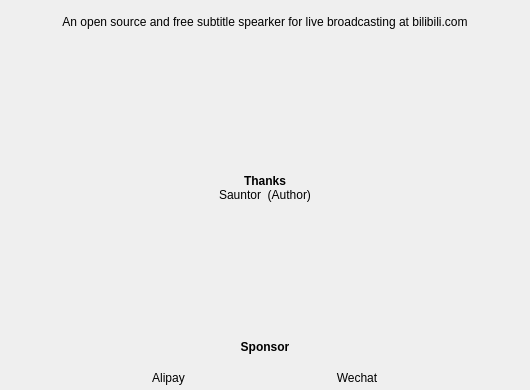
<?xml version="1.0" encoding="UTF-8"?>
<ui version="4.0">
 <class>QiliThanksDialog</class>
 <widget class="QDialog" name="QiliThanksDialog">
  <property name="geometry">
   <rect>
    <x>0</x>
    <y>0</y>
    <width>530</width>
    <height>390</height>
   </rect>
  </property>
  <property name="windowTitle">
   <string>About Qili</string>
  </property>
  <property name="windowIcon">
   <iconset resource="../Widgets/QiliWidgets.qrc">
    <normaloff>:/images/qili.png</normaloff>:/images/qili.png</iconset>
  </property>
  <layout class="QVBoxLayout" name="verticalLayout_5" stretch="0,1,3,0,3,0">
   <property name="spacing">
    <number>0</number>
   </property>
   <property name="leftMargin">
    <number>0</number>
   </property>
   <property name="topMargin">
    <number>0</number>
   </property>
   <property name="rightMargin">
    <number>0</number>
   </property>
   <property name="bottomMargin">
    <number>0</number>
   </property>
   <item>
    <widget class="QiliTitleBar" name="qiliTitleBar" native="true">
     <property name="text" stdset="0">
      <string>About Qili</string>
     </property>
     <property name="qili-widget" stdset="0">
      <string notr="true">titlebar</string>
     </property>
    </widget>
   </item>
   <item>
    <widget class="QLabel" name="about">
     <property name="text">
      <string>An open source and free subtitle spearker for live broadcasting at bilibili.com</string>
     </property>
     <property name="alignment">
      <set>Qt::AlignCenter</set>
     </property>
     <property name="wordWrap">
      <bool>true</bool>
     </property>
    </widget>
   </item>
   <item>
    <spacer name="verticalSpacer_2">
     <property name="orientation">
      <enum>Qt::Vertical</enum>
     </property>
     <property name="sizeHint" stdset="0">
      <size>
       <width>20</width>
       <height>60</height>
      </size>
     </property>
    </spacer>
   </item>
   <item>
    <layout class="QVBoxLayout" name="thanksLayout">
     <item>
      <widget class="QLabel" name="thanksTo">
       <property name="font">
        <font>
         <bold>true</bold>
        </font>
       </property>
       <property name="text">
        <string>Thanks</string>
       </property>
       <property name="alignment">
        <set>Qt::AlignCenter</set>
       </property>
      </widget>
     </item>
     <item>
      <widget class="QLabel" name="authorSauntor">
       <property name="text">
        <string>Sauntor &lt;sauntor@live.com&gt; (Author)</string>
       </property>
       <property name="alignment">
        <set>Qt::AlignCenter</set>
       </property>
      </widget>
     </item>
    </layout>
   </item>
   <item>
    <spacer name="verticalSpacer">
     <property name="orientation">
      <enum>Qt::Vertical</enum>
     </property>
     <property name="sizeHint" stdset="0">
      <size>
       <width>20</width>
       <height>60</height>
      </size>
     </property>
    </spacer>
   </item>
   <item>
    <layout class="QVBoxLayout" name="sponsorLayout" stretch="5,1,2,1,0">
     <item>
      <spacer name="verticalSpacer_4">
       <property name="orientation">
        <enum>Qt::Vertical</enum>
       </property>
       <property name="sizeHint" stdset="0">
        <size>
         <width>20</width>
         <height>5</height>
        </size>
       </property>
      </spacer>
     </item>
     <item>
      <widget class="QLabel" name="sponsor">
       <property name="font">
        <font>
         <bold>true</bold>
        </font>
       </property>
       <property name="text">
        <string>Sponsor</string>
       </property>
       <property name="alignment">
        <set>Qt::AlignCenter</set>
       </property>
      </widget>
     </item>
     <item>
      <spacer name="verticalSpacer_3">
       <property name="orientation">
        <enum>Qt::Vertical</enum>
       </property>
       <property name="sizeHint" stdset="0">
        <size>
         <width>20</width>
         <height>5</height>
        </size>
       </property>
      </spacer>
     </item>
     <item>
      <layout class="QHBoxLayout" name="payLayout">
       <item>
        <spacer name="horizontalSpacer">
         <property name="orientation">
          <enum>Qt::Horizontal</enum>
         </property>
         <property name="sizeHint" stdset="0">
          <size>
           <width>40</width>
           <height>20</height>
          </size>
         </property>
        </spacer>
       </item>
       <item>
        <layout class="QVBoxLayout" name="alipayLayout">
         <item>
          <widget class="QLabel" name="alipyQRCode">
           <property name="maximumSize">
            <size>
             <width>200</width>
             <height>200</height>
            </size>
           </property>
           <property name="baseSize">
            <size>
             <width>128</width>
             <height>128</height>
            </size>
           </property>
           <property name="text">
            <string/>
           </property>
           <property name="pixmap">
            <pixmap resource="QiliApp.qrc">:/images/alipay.png</pixmap>
           </property>
           <property name="scaledContents">
            <bool>true</bool>
           </property>
           <property name="alignment">
            <set>Qt::AlignCenter</set>
           </property>
          </widget>
         </item>
         <item>
          <widget class="QLabel" name="alipay">
           <property name="text">
            <string>Alipay</string>
           </property>
           <property name="alignment">
            <set>Qt::AlignCenter</set>
           </property>
          </widget>
         </item>
        </layout>
       </item>
       <item>
        <spacer name="horizontalSpacer_2">
         <property name="orientation">
          <enum>Qt::Horizontal</enum>
         </property>
         <property name="sizeHint" stdset="0">
          <size>
           <width>40</width>
           <height>20</height>
          </size>
         </property>
        </spacer>
       </item>
       <item>
        <layout class="QVBoxLayout" name="wechatLayout">
         <item>
          <widget class="QLabel" name="wechatQRCode">
           <property name="maximumSize">
            <size>
             <width>200</width>
             <height>200</height>
            </size>
           </property>
           <property name="text">
            <string/>
           </property>
           <property name="pixmap">
            <pixmap resource="QiliApp.qrc">:/images/wechat.png</pixmap>
           </property>
           <property name="scaledContents">
            <bool>true</bool>
           </property>
           <property name="alignment">
            <set>Qt::AlignCenter</set>
           </property>
          </widget>
         </item>
         <item>
          <widget class="QLabel" name="wechat">
           <property name="text">
            <string>Wechat</string>
           </property>
           <property name="alignment">
            <set>Qt::AlignCenter</set>
           </property>
          </widget>
         </item>
        </layout>
       </item>
       <item>
        <spacer name="horizontalSpacer_3">
         <property name="orientation">
          <enum>Qt::Horizontal</enum>
         </property>
         <property name="sizeHint" stdset="0">
          <size>
           <width>40</width>
           <height>20</height>
          </size>
         </property>
        </spacer>
       </item>
      </layout>
     </item>
     <item>
      <spacer name="verticalSpacer_5">
       <property name="orientation">
        <enum>Qt::Vertical</enum>
       </property>
       <property name="sizeHint" stdset="0">
        <size>
         <width>20</width>
         <height>5</height>
        </size>
       </property>
      </spacer>
     </item>
    </layout>
   </item>
  </layout>
 </widget>
 <customwidgets>
  <customwidget>
   <class>QiliTitleBar</class>
   <extends>QWidget</extends>
   <header>QiliTitleBar.h</header>
  </customwidget>
 </customwidgets>
 <resources>
  <include location="QiliApp.qrc"/>
  <include location="../Widgets/QiliWidgets.qrc"/>
 </resources>
 <connections>
  <connection>
   <sender>qiliTitleBar</sender>
   <signal>closing()</signal>
   <receiver>QiliThanksDialog</receiver>
   <slot>close()</slot>
   <hints>
    <hint type="sourcelabel">
     <x>453</x>
     <y>16</y>
    </hint>
    <hint type="destinationlabel">
     <x>433</x>
     <y>394</y>
    </hint>
   </hints>
  </connection>
 </connections>
</ui>
